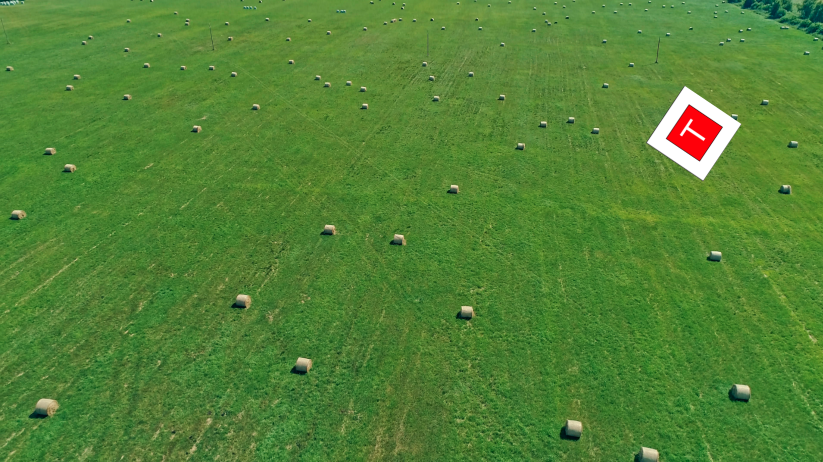
#> input picture scaled/field.png, 1646 x 923 px, found by its file name (shown at 1/2 size)
$ python recognition.py
#> lines starting #> are read from the running program, lines starting #| are printed output that depends on the picture; after the words box and inside, x2 and y2 are one past the last pixel; in counts of white or black regions, pixels touching at a corner belong together
import cv2
import numpy as np

image = cv2.imread('field.png')
#> image is the input picture: shape (923, 1646, 3); mean B, G, R 53.3, 130.1, 82.3

gray = cv2.cvtColor(image, cv2.COLOR_BGR2GRAY)
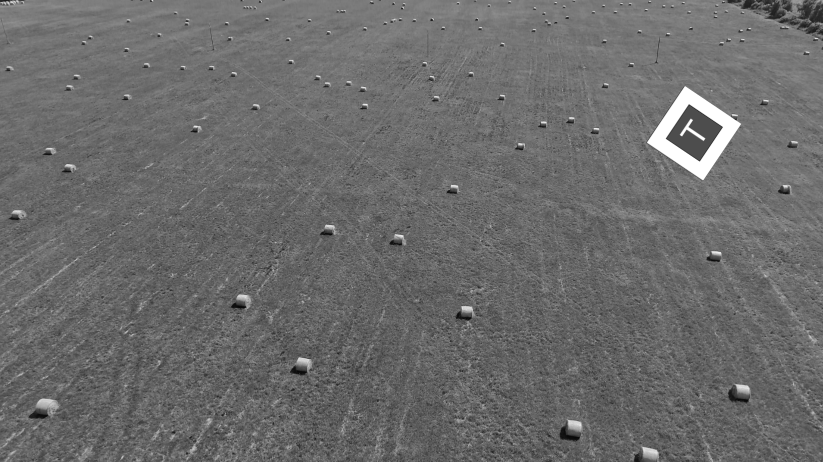
#> gray: shape (923, 1646) (shown at 1/2 size); min 4, max 255, mean 107
blur = cv2.medianBlur(gray, 5)
sharpen_kernel = np.array([[-1,-1,-1], [-1,9,-1], [-1,-1,-1]])
sharpen = cv2.filter2D(blur, -1, sharpen_kernel)

thresh = cv2.threshold(sharpen,160,255, cv2.THRESH_BINARY_INV)[1]
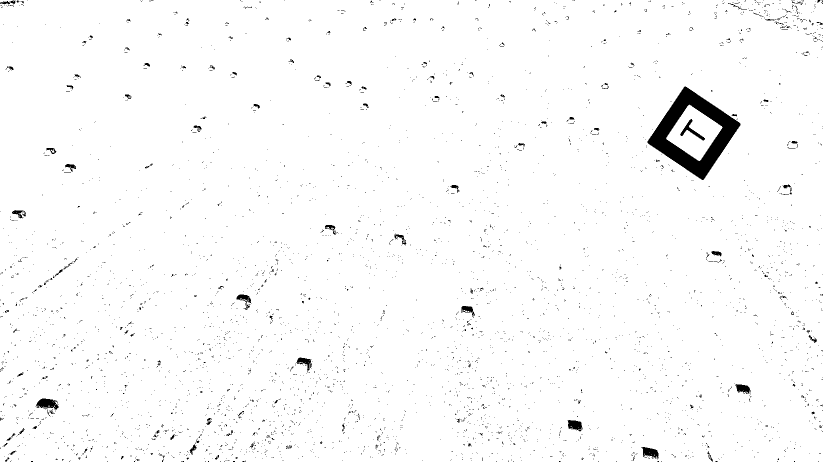
#> thresh: shape (923, 1646) (shown at 1/2 size); 98.1% white; 4496 black regions (4389 under 20 px), largest, box (x1, y1, x2, y2) and area: (1295, 173, 1481, 360) 11714, (72, 797, 118, 819) 645, (1282, 894, 1317, 919) 487
kernel = cv2.getStructuringElement(cv2.MORPH_RECT, (3,3))
close = cv2.morphologyEx(thresh, cv2.MORPH_CLOSE, kernel, iterations=2)
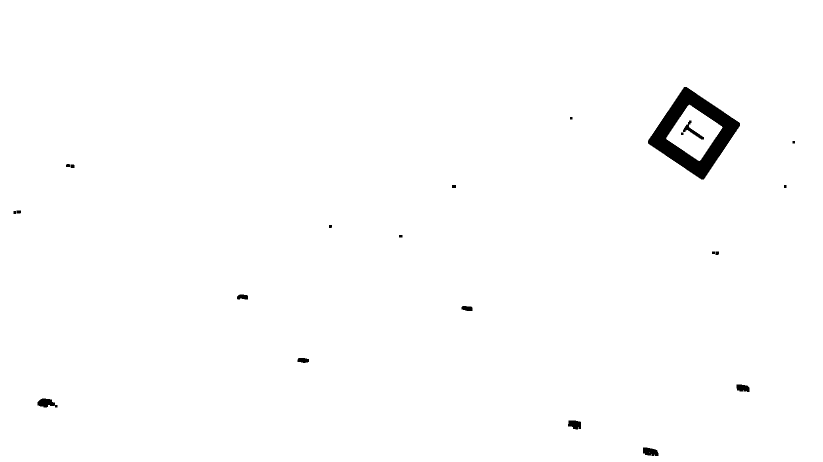
#> close: shape (923, 1646) (shown at 1/2 size); 99% white; 22 black regions

cnts = cv2.findContours(close, cv2.RETR_TREE, cv2.CHAIN_APPROX_SIMPLE)
#> cnts = 25 contours, 1 with area under 20; largest, box (x1, y1, x2, y2) and area: (0, 0, 1646, 923) 1516690, (1295, 173, 1481, 360) 18753, (1332, 209, 1445, 322) 6694, (74, 796, 116, 816) 530, (1285, 894, 1318, 913) 452
cnts = cnts[0] if len(cnts) == 2 else cnts[1]

min_area = 1000
max_area = 100000
image_number = 0
for c in cnts:
    area = cv2.contourArea(c)
    if area > min_area and area < max_area:
        x,y,w,h = cv2.boundingRect(c)
        ROI = image[y:y+h, x:x+h]
        cv2.rectangle(image, (x, y), (x + w, y + h), (36,255,12), 2)
        image_number += 1
#> this loop made 25 passes
#> (area, x, y, w, h, image_number) on passes 22 to 23: (18753, 1295, 173, 186, 187, 1), (6693.5, 1332, 209, 113, 113, 2)
#> area on passes 2, 4, 5, 6, 7, 8: 452.5, 413.5, 530, 353, 215, 209
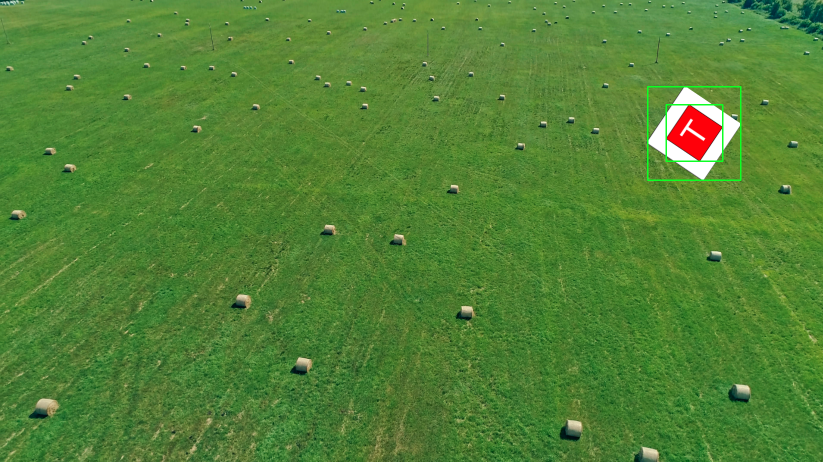
#> image: shape (923, 1646, 3) (shown at 1/2 size); 0.24% of pixels changed, all inside (x1, y1, x2, y2) = (1294, 172, 1483, 362)
#> after the loop, image_number = 2

cv2.imshow('sharpen', sharpen)
cv2.imshow('close', close)
cv2.imshow('thresh', thresh)
cv2.imshow('image', image)
cv2.waitKey()
